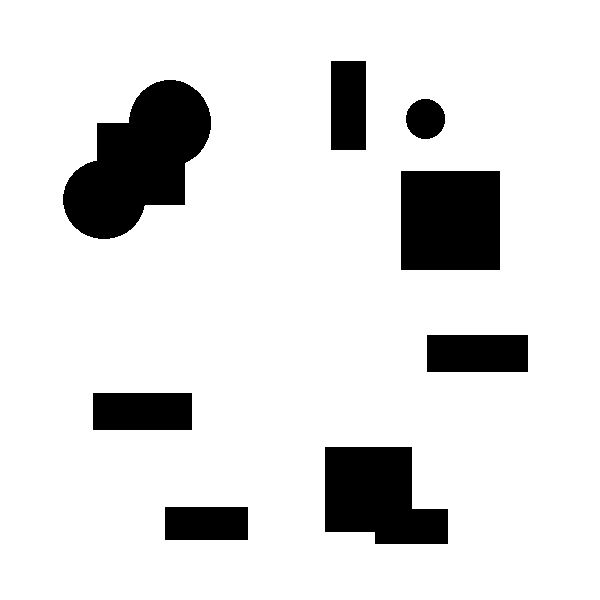
%> input picture LinHao_BAS/mapfile/test.png, 600 x 600 px; its folder holds 5 pictures in this run
$ octave test_dynamic.m   (GNU Octave 9; MATLAB toolbox functions it lacks are replaced by stand-ins)
%> lines starting %> are read from the running program, lines starting %| are printed output that depends on the picture; in (x1, y1, x2, y2) boxes, pixels count from 0 and x2, y2 are one past the last pixel; in counts of white or black regions, pixels touching at a corner belong together; the program's own positions count from 1
### LinHao_BAS/Fieldmap.m
function f = Fieldmap(map,goal)
%% 地图建立场 由于本身地图是0代表障碍物，建立场的时候进行取反    具体的转置这些可能还有问题。
I = find(map==2);
map(I)=0;
[ncols,nrows]=size(map);
% [xgrid, ygrid] = meshgrid (1:ncols, 1:nrows);
[xgrid, ygrid] = meshgrid (1:nrows, 1:ncols);
d = bwdist(~map);
d2 = (d/100) + 1;

d0 = 2;
nu = 800;

repulsive = nu*((1./d2 - 1/d0).^2);

repulsive (d2 > d0) = 0;

% figure;m = mesh (repulsive);m.FaceLighting = 'phong';axis equal;
% Compute attractive force

xi = 1/1400;
% 对应的xgrid和goal，因此要换一下
attractive = xi * ( (xgrid - goal(2)).^2 + (ygrid - goal(1)).^2 );
% attractive = xi * ( (xgrid - goal(2)).^2 + (ygrid - goal(1)).^2 );
% attractive = attractive';
% figure;m = mesh (attractive);m.FaceLighting = 'phong';axis equal;
%合立场
f = attractive + repulsive;
figure;m = mesh (f);m.FaceLighting = 'phong';axis equal;title ('Total Potential');
end

### LinHao_BAS/BAS.m
function [path,iteration,map] = BAS(map,start,goal,step,maxFailedAttempts,display,isdynamic,isdynamicdisplay)
isdynamic = false;
isdynamicdisplay = false;
%% field map
field = Fieldmap(map,goal);
% [11 lines of commented-out code are left out]
%% parameter setup
%%%%%%%%%%%%%%%%%%%%%%%%%%%%%%%%%%%%%%%%%%%%%%%%%%%%%%%
[ncols,nrows]=size(map);
counter = 0;
threshold = step;
goal = goal;

%%
failedAttempts = 0;
nodes = [];%保存所有的nodes
path = [];%保存路径
d0=0.001;
d1=5;
d=d1;
eta_d=1;
eta_step=1;
n=maxFailedAttempts;%iterations
k=2;%space dimension
nodes(1,:)=start;
path(1,:)=start;
xbest = start;
x=start;
fbest=fun(xbest,goal,nodes,map,field);
fbest_store=fbest;
pathFound = false;
baknum=0;
% display=true;%display bas
if display,imshow(map.');rectangle('position',[1 1 size(map)-1],'edgecolor','k'); axis on;end
% if display,imshow(map);rectangle('position',[1 1 size(map)-1],'edgecolor','k'); axis on;axis xy;end
% i = baknum;
%%%%%%%%%%%%%%%%%%%%%%%%%%%%%%%%%%%%%%%%%%%%%%%%%%%%%%%
%iteration
%%%%%%%%%%%%%%%%%%%%%%%%%%%%%%%%%%%%%%%%%%%%%%%%%%%%%%%
while failedAttempts<=maxFailedAttempts
% [41 lines of commented-out code are left out]
    if rand < 0.5
        % 随机采样
        temp = rand(1,k).* size(map);   % random sample
    else
        temp = goal; % sample taken as goal to bias tree generation to goal
    end
    dir = atan2(temp(1)-path(end,1),temp(2)-path(end,2));
    %     xleft = double(int32(xbest(1:2) + d * [sin(dir)  cos(dir)]));
    %     xright = double(int32(xbest(1:2) - d * [sin(dir)  cos(dir)]));
    xleft = double(int32(path(end,:) + d * [sin(dir)  cos(dir)]));
    xright = double(int32(path(end,:) - d * [sin(dir)  cos(dir)]));
    if ~feasiblePoint(xleft,map)==1&&~feasiblePoint(xright,map)==1,%采样点在障碍物内 failedAttempts++
        baknum = baknum+1;
        failedAttempts = failedAttempts+1;
        continue;
    end
    if ~feasiblePoint(xright,map),
        x = double(int32(path(end,:) + step * [sin(dir)  cos(dir)]));
%         x = reasonableRange(x,ncols,nrows)
    elseif ~feasiblePoint(xleft,map),
        x = double(int32(path(end,:) - step * [sin(dir)  cos(dir)]));
%         x = reasonableRange(x,ncols,nrows)
    else
        fleft=fun(xleft,goal,nodes,map,field);
        fright=fun(xright,goal,nodes,map,field);
        x = double(int32(path(end,:) - step * [sin(dir)  cos(dir)]*sign(fleft-fright)));
%         x = reasonableRange(x,ncols,nrows)
    end
    if ~feasiblePoint(x,map),%下一个路径点在障碍物内 failedAttempts++
         baknum = baknum+1;
        failedAttempts = failedAttempts+1;
        continue;
    end
    % [4 lines of commented-out code are left out]
    f=fun(x,goal,nodes,map,field);
    nodes = [nodes;x];
    %%%%%%%%%%%
    %%容易导致找不到路径，因此耗时长。不是这段代码问题
    %if判断用于
    %     if f<fbest
    xbest=x;
    fbest=f;
    %     end
    %%%%%%%%%%%
    if ~checkPath(path(end,:), xbest, map) % 路径点连线和障碍物碰撞 failedAttempts++
        baknum = baknum+1;
        failedAttempts = failedAttempts + 1;
        continue;
    end
    if distanceCost(path(end,:),goal) < threshold,
        path = [path;goal];
        pathFound = true; break;
    end
    % [6 lines of commented-out code are left out]
         [A, I] = min( distanceCost(path(:,1:2),xbest) ,[],1);
         if I>1,path(I+1:end,:)=[];end
% [12 lines of commented-out code are left out]
    if display,
        a = path(:,1)';  %横坐标
        b = path(:,2)'; %纵坐标
        h2 = plot(a,b, 'r-o');
        pause(0.001)
        delete(h2);
%          line([path(end,1);xbest(1)],[path(end,2);xbest(2)]);
%          counter = counter + 1;
%          M(counter) = getframe;
     end % Capture movie frame

    path = [path;xbest];
    d=d*eta_d+d0;
    %     l=l*eta_l+l0;
    step=step*eta_step;
    failedAttempts = failedAttempts + 1;

end
% toc;
iteration = failedAttempts;
% if ~pathFound,
%     error('no path found. maximum attempts reached');
% end
end

### LinHao_BAS/fun.m
function yout=fun(xbest,goal,nodes,map,field)
% [4 lines of commented-out code are left out]
w1=0.1;
w2=1;
theta = xbest;
x = theta(1);
y = theta(2);
s = nodes(end,:);
s1 = s(1);
s2 = s(2);
g1 = goal(1);
g2 = goal(2);
% 加两个范围判定，第一个范围内增加惩罚，第二个范围内奖励，第三个范围内还是惩罚。设定范围和路径点数量相关，路径点越多，长度越短
range1 = 30;
if x-range1<=1,bx1=1;else,bx1 = x-range1;end
if y-range1<=1,by1=1;else,by1 = y-range1;end
if x+range1>=size(map,1),bx2=size(map,1);else,bx2 = x+range1;end
if y+range1>=size(map,2),by2=size(map,2);else,by2 = y+range1;end
B = map(bx1:bx2,by1:by2);
flag = find(B==0);
% 第二次检测范围较小 增加惩罚，避免碰撞
range2 = 15;
if x-range2<=1,bx1=1;else,bx1 = x-range2;end
if y-range2<=1,by1=1;else,by1 = y-range2;end
if x+range2>=size(map,1),bx2=size(map,1);else,bx2 = x+range2;end
if y+range2>=size(map,2),by2=size(map,2);else,by2 = y+range2;end
B1 = map(bx1:bx2,by1:by2);
flag1 = find(B1==0);
% yout=-sin(x).*(sin(x.^2/pi)).^20-sin(y).*(sin(2*y.^2/pi)).^20;
% yout = sqrt((x(:,1)-y(:,1)).^2 + (x(:,2)-y(:,2)).^2 );
if map(x,y)==0||map(x,y)==2% 障碍物内增加惩罚
    yout = sqrt(w1*((x-g1)^2 +(y-g2)^2)+w2*((x-s1)^2+(y-s2)^2))*10+field(x,y);
elseif ~isempty(flag)&&isempty(flag1)% 障碍物第二个扩展范围 鼓励行走区域
    yout = sqrt(w1*((x-g1)^2 +(y-g2)^2)+w2*((x-s1)^2+(y-s2)^2))+field(x,y);
elseif ~isempty(flag1)% 障碍物第一个扩展范围 增加惩罚
    yout = sqrt(w1*((x-g1)^2 +(y-g2)^2)+w2*((x-s1)^2+(y-s2)^2))*5+field(x,y);
else % 障碍物外 增加惩罚
    yout = sqrt(w1*((x-g1)^2 +(y-g2)^2)+w2*((x-s1)^2+(y-s2)^2))*1.1+field(x,y);
end
% yout = sqrt(w1*((x-g1)^2 +(y-g2)^2)+w2*((x-s1)^2+(y-s2)^2));

end

### LinHao_BAS/checkPath.m
%% checkPath.m
function feasible=checkPath(n,newPos,map)
feasible=true;
dir=atan2(newPos(1)-n(1),newPos(2)-n(2));
% lined new point and closed node, every 0.5 check the point don't fall in obstacle area
for r=0:0.5:sqrt(sum((n-newPos).^2))
    posCheck=n+r.*[sin(dir) cos(dir)];
    if ~(feasiblePoint(ceil(posCheck),map) && feasiblePoint(floor(posCheck),map) && ...
            feasiblePoint([ceil(posCheck(1)) floor(posCheck(2))],map) && feasiblePoint([floor(posCheck(1)) ceil(posCheck(2))],map))
        feasible=false;break;
    end
    if ~feasiblePoint(newPos,map), feasible=false; end
end

### LinHao_BAS/feasiblePoint.m
%% feasiblePoint.m
function feasible=feasiblePoint(point,map)
feasible=true;
% check if collission-free spot and inside maps
if ~(point(1)>=1 && point(1)<=size(map,1) && point(2)>=1 && point(2)<=size(map,2) && map(point(1),point(2))==1)
% if ~(point(1)>=1 && point(1)<=size(map,1) && point(2)>=1 && point(2)<=size(map,2))
    feasible=false;
end

### LinHao_BAS/distanceCost.m
%% distanceCost.m
function h=distanceCost(a,b)
h = sqrt((a(:,1)-b(:,1)).^2 + (a(:,2)-b(:,2)).^2 );

### LinHao_BAS/initpar.m
function [mapname,start,goal] = initpar
file = 'mapfile/';
% [46 lines of commented-out code are left out]
mapname = 'test.png';%这个基础上加动态障碍物
start = [30,30];
% goal = [200,300];
goal = [500,500];
%组合地图文件地址
mapname = strcat(file,mapname)
end

### LinHao_BAS/test_dynamic.m
% function [pathresult,time,pathLength] = test_dynamic(start,goal,mapname)
% clearvars -except start goal mapname;
clear;
close all;
isdynamic = true;% if dynamic = true obstacle move
isdynamicdisplay = false;% if dynamic = true obstacle move
display = false; % display of path plan

[mapname,start,goal]=initpar; % 批量测试时候参数从loop函数中传递
safedist = 5;
% map=im2bw(imread(mapname)); % input map read from a bmp file. for new maps write the file name here
map=im2bw(imread(mapname)); % input map read from a bmp file. for new maps write the file name here
%> map: size 600x600 logical; 86.8% white; 8 black regions, largest, box (x1, y1, x2, y2) and area: (63, 80, 211, 239) 13994, (401, 171, 500, 270) 9801, (325, 447, 448, 544) 9099
map = 1*map;% 数值化矩阵
% map = map';
[ncols,nrows]=size(map);
%> ncols = 600; nrows = 600

%example:map=500*100 logical ncols = 500,nrows = 100
%newmap = safemap(map,safedist);
step = 15;  % size of each step of the BAS
threshold = 15; % nodes closer than this threshold are taken as almost the same
maxFailedAttempts = 50000;
figure;imshow(map.');axis ([0 ncols 0 nrows]);
%> after `imshow(map.')`:
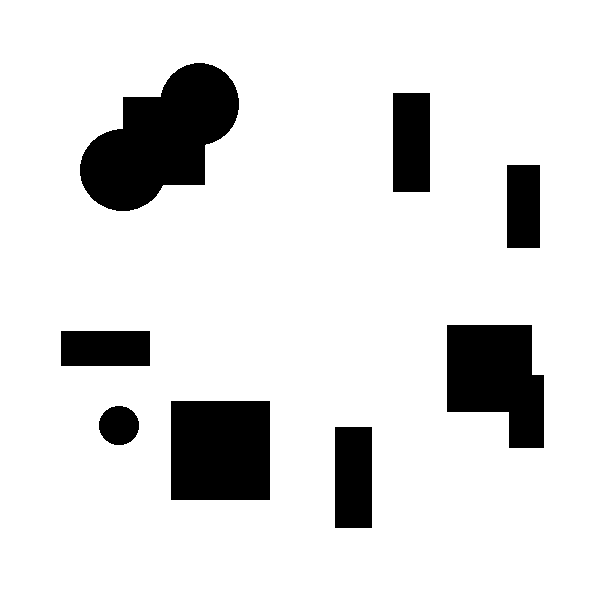
%> displayed picture: size 600x600, on the screen's scale of 0 to 255; 86.8% white; 8 black regions, largest, box (x1, y1, x2, y2) and area: (80, 63, 239, 211) 13994, (171, 401, 270, 500) 9801, (447, 325, 544, 448) 9099
% axis xy;
axis on;xlabel ('x');ylabel ('y');
hold on;
plot (start(1), start(2), 'b.', 'MarkerSize', 25);
plot (goal(1), goal(2), 'r.', 'MarkerSize', 25);
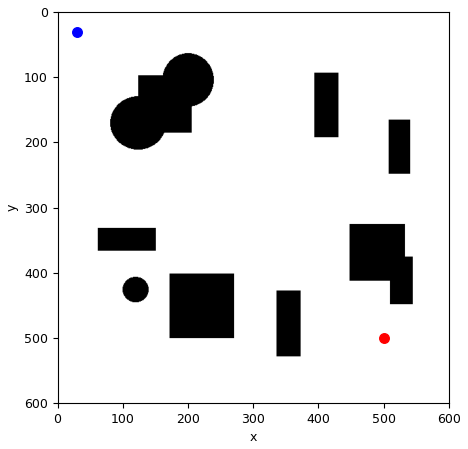
%> figure redrawn from the program's plot data


%% move obstacle   第一张图的移动障碍物参数  对应dynamic_env2
% [39 lines of commented-out code are left out]
%% move obstacle   第二张图的移动障碍物参数 对应dynamic_env3
mox = 300;
moy = 100;
mnum = 0;
totalmovedist = 20;
movedist = 5;
mox2=300;moy2=350;
tempx = mox;tempy = moy;
tempx2 = mox2;tempy2 = moy2;
obswid = 20;
obslen = 80;
loopnum=1;

% writerObj=VideoWriter('test.avi'); %figure录制视频
%%
tic;
[path,iteration,map] = BAS(map,start,goal,step,maxFailedAttempts,display,isdynamic,isdynamicdisplay);
%> in Fieldmap, `I = find(map==2);`: I = []
%> in Fieldmap, `d = bwdist(~map);`:
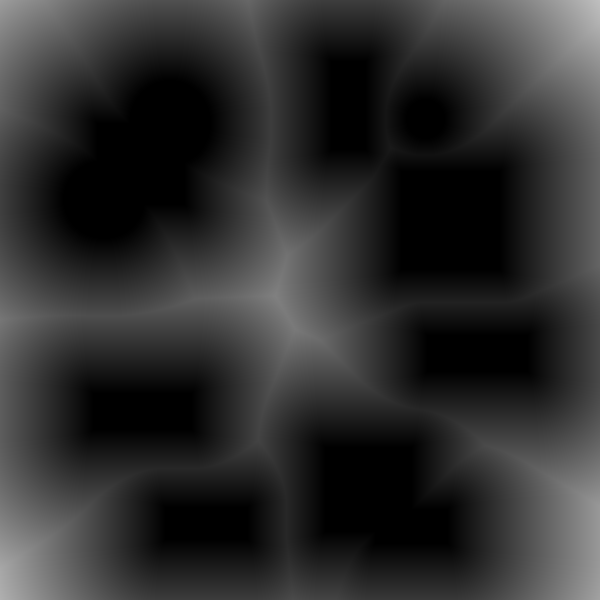
%> d: size 600x600 single; min 0, max 191.1, mean 46.6
%> in Fieldmap, `d2 = (d/100) + 1;`:
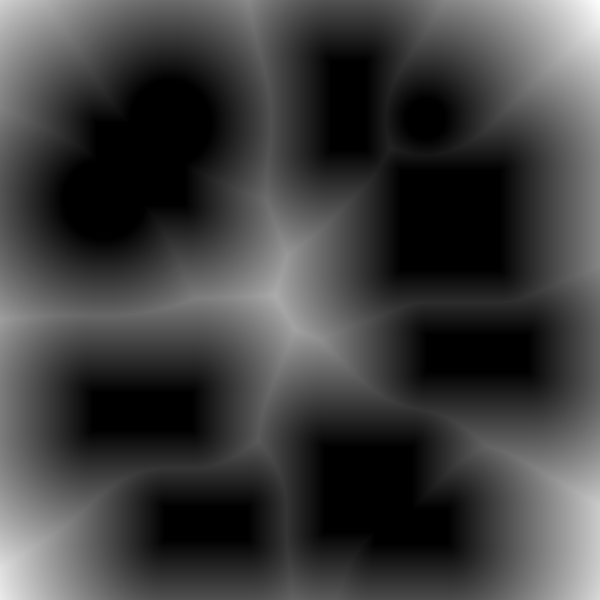
%> d2: size 600x600 single; min 1, max 2.91, mean 1.47; drawn with min black and max white
%> in Fieldmap, `repulsive = nu*((1./d2 - 1/d0).^2);`:
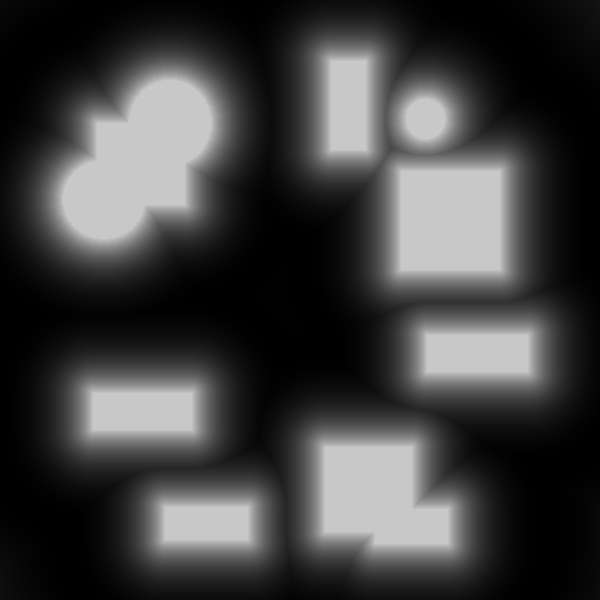
%> repulsive: size 600x600 single; min 0, max 200, mean 64.7
%> in Fieldmap, `repulsive (d2 > d0) = 0;`: repulsive: size 600x600 single; 9.32% of pixels changed, all inside (x1, y1, x2, y2) = (0, 0, 600, 600)
%> in Fieldmap, `f = attractive + repulsive;`:
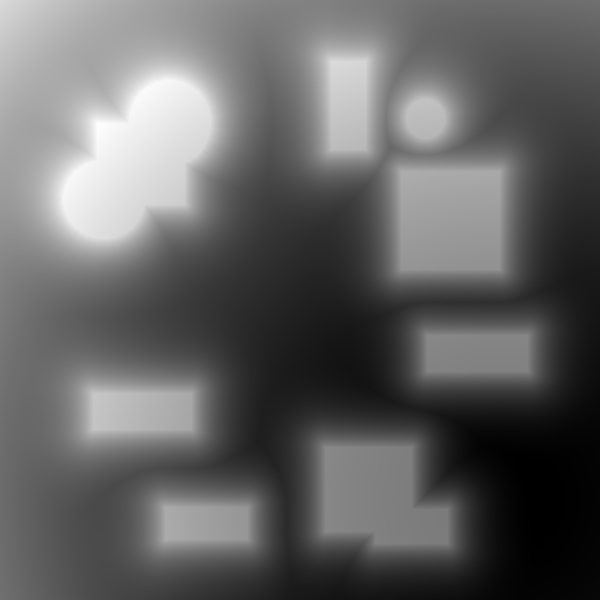
%> f: size 600x600 single; min 1.39, max 416.4, mean 164.1; drawn with min black and max white
%> in BAS, `field = Fieldmap(map,goal);`:
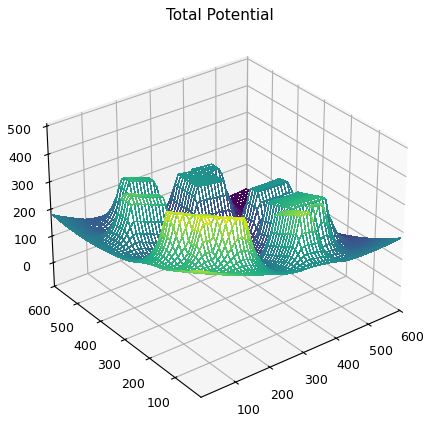
%> figure redrawn from the program's plot data
%> in fun, `B = map(bx1:bx2,by1:by2);`: B: size 60x60 double; every value is 1
%> in fun, `B1 = map(bx1:bx2,by1:by2);`: B1: size 31x31 double; every value is 1
%> in fun, `yout = sqrt(w1*((x-g1)^2 +(y-g2)^2)+w2*((x-s1)^2+(y-s2)^2))*1.1+field(..`: yout = 546.8
%> in fun (call 2), `B = map(bx1:bx2,by1:by2);`: B: size 61x61 double; every value is 1
%> in BAS, `fleft=fun(xleft,goal,nodes,map,field);`: fleft = 539.5
%> in fun (call 3), `B = map(bx1:bx2,by1:by2);`: B: size 56x56 double; every value is 1
%> in BAS, `fright=fun(xright,goal,nodes,map,field);`: fright = 554.2
%> in BAS, `f=fun(x,goal,nodes,map,field);`: f = 527.4
%> in BAS, `nodes = [nodes;x];`: nodes = [30 30; 41 41]
%> in BAS, `xbest=x;`: xbest = [41 41]
%> in BAS, `fbest=f;`: fbest = 527.4
%> in checkPath, `dir=atan2(newPos(1)-n(1),newPos(2)-n(2));`: dir = 0.785
%> the loop in checkPath, `for r=0:0.5:sqrt(sum((n-newPos).^2))` made 32 passes
%> r on passes 2 to 13: 0.5, 1, 1.5, 2, 2.5, 3, 3.5, 4, 4.5, 5, 5.5, 6
%> after the loop in checkPath, `for r=0:0.5:sqrt(sum((n-newPos).^2))`: feasible = true
%> in BAS, `[A, I] = min( distanceCost(path(:,1:2),xbest) ,[],1);`: A = 15.56; I = 1
%> in BAS, `path = [path;xbest];`: path = [30 30; 41 41]
% 平滑直接进行轨迹追踪
% 写个判定。如果平滑后的路径点位于障碍物内，使用原本的对应路径点进行替换
smoothPath = Spline_Smooth(path(:,1), path(:,2), round(length(path(:,1))/4),3);
smoothPath = smoothPath';
toc;
time = toc;
pathLength = 0;
for i=1:length(path)-1, pathLength = pathLength + distanceCost(path(i,1:2),path(i+1,1:2)); end % calculate path length
spathLength = 0;
for i=1:length(smoothPath)-1, spathLength = spathLength + distanceCost(smoothPath(i,1:2),smoothPath(i+1,1:2)); end % calculate path length
fprintf('processing time=%d \nPath Length=%d \nSmooth Path Length=%d \n', time, pathLength,spathLength);
%% 动态显示
if isdynamicdisplay,
figure;
imshow(map.');
axis ([0 ncols 0 nrows]);
% axis xy;
axis on;
% imshow(~obstacle);
hold on;
plot (start(1), start(2), 'b.', 'MarkerSize', 25);
plot (goal(1), goal(2), 'r.', 'MarkerSize', 25);
% 平滑曲线
a = path(:,1)';  %横坐标
b = path(:,2)'; %纵坐标
p1 = plot(a,b, 'r-o');
a1 = smoothPath(:,1);  %横坐标
b1 = smoothPath(:,2); %纵坐标
p2 = plot(a1,b1, 'b-o');
md1 = rectangle('Position',[tempx,tempy,obswid,obslen]);%需要有position
md2 = rectangle('Position',[tempx2,tempy2,obswid,obslen]);%需要有position
pause(0.1)
end
%% 路径追踪
if isdynamic
    baknum=1;%当未规划出道路时后退
    pathresult = start;
    path = smoothPath;% 平滑后路径先存储一下
    start = round(path(2,:));
    while(norm(start-goal)>step*1.5)
        % 先更新环境
        loopnum=loopnum+1;
        [map,mnum,mox,moy,mox2,moy2,tempx,tempx2,tempy,tempy2] = dynamic_env3(obswid,obslen,map,loopnum,movedist,totalmovedist,mox,moy,mox2,moy2,tempx,tempx2,tempy,tempy2,isdynamicdisplay);
        %如果有新的路径就取下一个路径点，如果没有就原地等待。

        % 如果没有移动障碍物就使用平滑后的路径
        if ~isempty(existDynamic(map,start)),
            maxFailedAttempts = 5000;
            [path,iteration,map] = BASdynamic(map,start,goal,step,maxFailedAttempts,display,isdynamic,isdynamicdisplay);
        else
            path = path(2:end,:);
        end
        if length(path(:,1))==1,
            start = pathresult(end-baknum,:);
            baknum=baknum+2;
        else
            start = round(path(2,:));
        end
        % 路径点移动太小不采纳
        if norm(start-pathresult(end,:))>(step*0.9),
            pathresult = [pathresult;start];
        else
            pathresult = [pathresult;pathresult(end,:)];
        end
%         start = round(path(2,:));

%         smoothPath = Spline_Smooth(path(:,1), path(:,2), round(length(path(:,1))/4),3);
%         smoothPath = smoothPath';
            % 中间过程 测试时候省略过程
            if isdynamicdisplay,
            delete(md1);
            delete(md2);
            md1 = rectangle('Position',[tempx,tempy,obswid,obslen]);%需要有position
            md2 = rectangle('Position',[tempx2,tempy2,obswid,obslen]);%需要有position
            delete(p1);
            delete(p2);
            plot (start(1), start(2), 'b.', 'MarkerSize', 25);
            % 平滑曲线
            a = path(:,1)';  %横坐标
            b = path(:,2)'; %纵坐标
            p1 = plot(a,b, 'r-o');


    %         a1 = smoothPath(:,1);  %横坐标
    %         b1 = smoothPath(:,2); %纵坐标
    %         p2 = plot(a1,b1, 'b-o');
            pause(0.1);
        end
    end
    pathresult = [pathresult;path];
    time = toc;
end


figure;
imshow(map.');
axis ([0 ncols 0 nrows]);
% axis xy;
axis on;
% imshow(~obstacle);
hold on;
            md1 = rectangle('Position',[tempx,tempy,obswid,obslen]);%需要有position
            md2 = rectangle('Position',[tempx2,tempy2,obswid,obslen]);%需要有position
% plot (start(1), start(2), 'b.', 'MarkerSize', 25);
plot (goal(1), goal(2), 'r.', 'MarkerSize', 25);
% 平滑曲线
a = path(:,1)';  %横坐标
b = path(:,2)'; %纵坐标
plot(a,b, 'r-o');
% a1 = smoothPath(:,1);  %横坐标
% b1 = smoothPath(:,2); %纵坐标
a1 = pathresult(:,1);  %横坐标
b1 = pathresult(:,2); %纵坐标
plot(a1,b1, 'b-o');
title ('final path');
% print('-deps', 'finalPath');% 后期论文需要可以直接保存为eps文件
print('-dbmp', 'finalPath');% 后期论文需要可以直接保存为eps文件
% end
pathLength = 0;
for i=1:length(pathresult)-1, pathLength = pathLength + distanceCost(pathresult(i,1:2),pathresult(i+1,1:2)); end % calculate path length
fprintf('processing time=%d \nPath Length=%d ', time, pathLength);
% end
